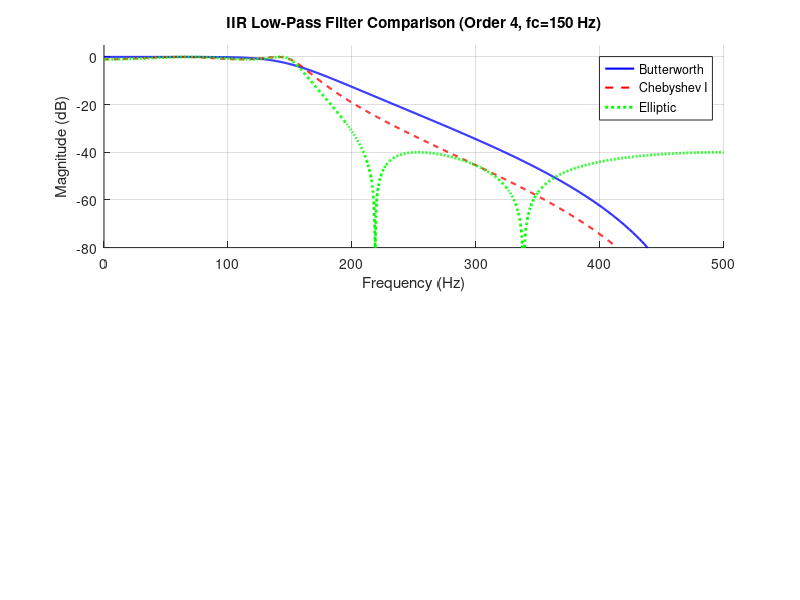

This figure's MATLAB source: (Note: this script raises an error after producing the figure.)
% =========================================================
% 04_iir_filter.m
% IIR Filter Design — Butterworth, Chebyshev, Elliptic
% Topics: IIR design, pole-zero plot, filter comparison
% =========================================================

clear; clc; close all;

%% Parameters
fs   = 1000;    % Sampling frequency (Hz)
fc   = 150;     % Cutoff frequency (Hz)
Wn   = fc / (fs/2);  % Normalized cutoff
ord  = 4;       % Filter order

%% Design Filters
% Butterworth — maximally flat passband
[b_butter, a_butter] = butter(ord, Wn, 'low');

% Chebyshev Type I — equiripple in passband
Rp = 1;  % Passband ripple (dB)
[b_cheby1, a_cheby1] = cheby1(ord, Rp, Wn, 'low');

% Elliptic — steepest rolloff, ripple in both bands
Rs = 40; % Stopband attenuation (dB)
[b_ellip, a_ellip] = ellip(ord, Rp, Rs, Wn, 'low');

%% Frequency Responses
[H_b, f] = freqz(b_butter, a_butter, 1024, fs);
[H_c, ~] = freqz(b_cheby1, a_cheby1, 1024, fs);
[H_e, ~] = freqz(b_ellip,  a_ellip,  1024, fs);

%% Plot Magnitude Response Comparison
figure('Name', 'IIR Filter Comparison', 'NumberTitle', 'off');

subplot(2,1,1);
hold on;
plot(f, 20*log10(abs(H_b)), 'b',  'LineWidth', 1.5);
plot(f, 20*log10(abs(H_c)), 'r--','LineWidth', 1.5);
plot(f, 20*log10(abs(H_e)), 'g:', 'LineWidth', 2);
hold off;
legend('Butterworth','Chebyshev I','Elliptic');
title('IIR Low-Pass Filter Comparison (Order 4, fc=150 Hz)');
xlabel('Frequency (Hz)'); ylabel('Magnitude (dB)'); grid on;
ylim([-80 5]); xlim([0 fs/2]);
xline(fc, 'k--', 'fc'); % Mark cutoff

subplot(2,1,2);
hold on;
plot(f, unwrap(angle(H_b))*180/pi, 'b',  'LineWidth', 1.5);
plot(f, unwrap(angle(H_c))*180/pi, 'r--','LineWidth', 1.5);
plot(f, unwrap(angle(H_e))*180/pi, 'g:', 'LineWidth', 2);
hold off;
legend('Butterworth','Chebyshev I','Elliptic');
title('Phase Response');
xlabel('Frequency (Hz)'); ylabel('Phase (degrees)'); grid on;
xlim([0 fs/2]);

sgtitle('IIR Filter Design Comparison');

%% Pole-Zero Plots
figure('Name', 'Pole-Zero Plots', 'NumberTitle', 'off');

subplot(1,3,1); zplane(b_butter, a_butter); title('Butterworth');
subplot(1,3,2); zplane(b_cheby1, a_cheby1); title('Chebyshev I');
subplot(1,3,3); zplane(b_ellip,  a_ellip);  title('Elliptic');
sgtitle('Pole-Zero Plots (Order 4 Low-Pass IIR)');

%% Apply Butterworth to noisy signal
fs2     = 1000;
t2      = (0:999)/fs2;
x       = sin(2*pi*50*t2) + 0.8*sin(2*pi*300*t2) + 0.4*randn(size(t2));
y       = filtfilt(b_butter, a_butter, x);  % Zero-phase filtering

figure('Name', 'IIR Filtering Demo', 'NumberTitle', 'off');
subplot(2,1,1); plot(t2, x, 'b'); title('Noisy Input Signal');  xlabel('Time (s)'); ylabel('Amplitude'); grid on;
subplot(2,1,2); plot(t2, y, 'r'); title('After Butterworth Low-Pass (filtfilt)'); xlabel('Time (s)'); ylabel('Amplitude'); grid on;
sgtitle('IIR Filtering with Zero-Phase (filtfilt)');
